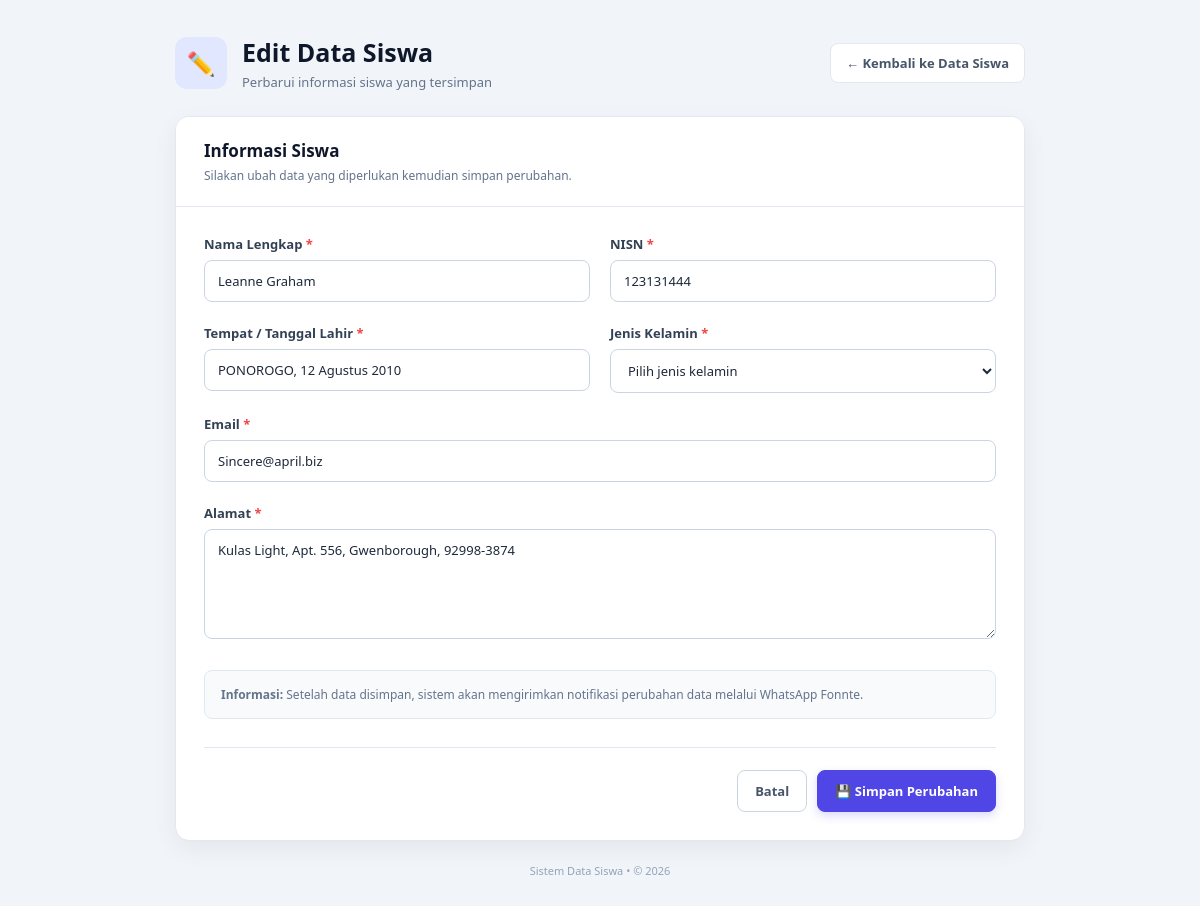
Page /edit.php?id=1 (signed in) on the committed database.
### tables this page shows
CREATE TABLE `users` (
  `id` int(11) NOT NULL,
  `name` varchar(100) NOT NULL,
  `nisn` varchar(20) NOT NULL,
  `ttl` varchar(100) NOT NULL,
  `gender` varchar(20) NOT NULL,
  `email` varchar(100) NOT NULL,
  `no_wa` varchar(20) DEFAULT NULL,
  `address` text NOT NULL
);

### edit.php (the view, shortened to what this page needs)
<?php
require_once __DIR__ . "/koneksi.php";
$id = isset($_GET['id'])
    ? (int) $_GET['id']
    : 0;
$stmt = $koneksi->prepare(
    "SELECT * FROM users WHERE id = ?"
);
$stmt->bind_param("i", $id);
$stmt->execute();
$result = $stmt->get_result();
$data = $result->fetch_assoc();
?>
<!DOCTYPE html>
<html lang="id">
<head>
</head>
<body>
<div class="container">
    <div class="page-header">
        <div class="header-left">
            <div class="header-icon">
                ✏️
            </div>
            <div>
                <h1>
                    Edit Data Siswa
                </h1>
                <p>
                    Perbarui informasi siswa yang tersimpan
                </p>
            </div>
        </div>
        <a
            href="index.php"
            class="back-top"
        >
            ← Kembali ke Data Siswa
        </a>
    </div>
    <div class="card">
        <div class="card-header">
            <h2>
                Informasi Siswa
            </h2>
            <p>
                Silakan ubah data yang diperlukan kemudian simpan perubahan.
            </p>
        </div>
        <div class="card-body">
            <form
                method="POST"
                autocomplete="off"
            >
                <div class="form-grid">
                    <div class="form-group">
                        <label>
                            Nama Lengkap
                            <span class="required">*</span>
                        </label>
                        <input
                            type="text"
                            name="name"
                            value="<?= htmlspecialchars($data['name'] ?? '') ?>"
                            placeholder="Masukkan nama lengkap"
                            required
                        >
                    </div>
                    <div class="form-group">
                        <label>
                            NISN
                            <span class="required">*</span>
                        </label>
                        <input
                            type="text"
                            name="nisn"
                            value="<?= htmlspecialchars($data['nisn'] ?? '') ?>"
                            placeholder="Masukkan NISN"
                            maxlength="10"
                            required
                        >
                    </div>
                    <div class="form-group">
                        <label>
                            Tempat / Tanggal Lahir
                            <span class="required">*</span>
                        </label>
                        <input
                            type="text"
                            name="ttl"
                            value="<?= htmlspecialchars($data['ttl'] ?? '') ?>"
                            placeholder="Contoh: Sumenep, 12 Januari 2008"
                            required
                        >
                    </div>
                    <div class="form-group">
                        <label>
                            Jenis Kelamin
                            <span class="required">*</span>
                        </label>
                        <select
                            name="gender"
                            required
                        >
                            <option value="">
                                Pilih jenis kelamin
                            </option>
                        </select>
                    </div>
                    <div class="form-group full">
                        <label>
                            Email
                            <span class="required">*</span>
                        </label>
                        <input
                            type="email"
                            name="email"
                            value="<?= htmlspecialchars($data['email'] ?? '') ?>"
                            placeholder="contoh@email.com"
                            required
                        >
                    </div>
                    <div class="form-group full">
                        <label>
                            Alamat
                            <span class="required">*</span>
                        </label>
                        <textarea
                            name="address"
                            placeholder="Masukkan alamat lengkap"
                            required
                        ><?= htmlspecialchars($data['address'] ?? '') ?></textarea>
                    </div>
                </div>
                <div class="info-box">
                    <strong>Informasi:</strong>
                    Setelah data disimpan, sistem akan mengirimkan
                    notifikasi perubahan data melalui WhatsApp Fonnte.
                </div>
                <div class="buttons">
                    <a
                        href="index.php"
                        class="btn btn-cancel"
                    >
                        Batal
                    </a>
                    <button
                        type="submit"
                        class="btn btn-save"
                    >
                        💾 Simpan Perubahan
                    </button>
                </div>
            </form>
        </div>
    </div>
    <div class="footer">
        Sistem Data Siswa • © 2026
    </div>
</div>
</body>
</html>

### edit.php (style rules this page uses)
* { box-sizing: border-box; margin: 0; padding: 0; }
body { font-family: 'Segoe UI', Arial, sans-serif; min-height: 100vh; background: #f1f5f9; color: #1e293b; padding: 35px 20px; }
.container { width: 100%; max-width: 850px; margin: auto; }
.page-header { display: flex; align-items: center; justify-content: space-between; gap: 20px; margin-bottom: 25px; }
.header-left { display: flex; align-items: center; gap: 15px; }
.header-icon { width: 52px; height: 52px; display: flex; align-items: center; justify-content: center; border-radius: 12px; background: #e0e7ff; color: #4f46e5; font-size: 23px; }
.page-header h1 { font-size: 25px; color: #0f172a; margin-bottom: 4px; }
.page-header p { color: #64748b; font-size: 13px; }
.back-top { text-decoration: none; background: white; border: 1px solid #e2e8f0; color: #475569; padding: 10px 15px; border-radius: 8px; font-size: 13px; font-weight: 600; transition: .2s; }
.card { background: white; border: 1px solid #e2e8f0; border-radius: 14px; box-shadow: 0 8px 25px rgba(15, 23, 42, .06); overflow: hidden; }
.card-header { padding: 22px 28px; border-bottom: 1px solid #e2e8f0; background: #ffffff; }
.card-header h2 { font-size: 17px; color: #0f172a; margin-bottom: 5px; }
.card-header p { font-size: 12px; color: #64748b; }
.card-body { padding: 28px; }
.form-grid { display: grid; grid-template-columns: repeat(2, 1fr); gap: 20px; }
.form-group { margin-bottom: 2px; }
.form-group.full { grid-column: 1 / -1; }
label { display: block; color: #334155; font-size: 13px; font-weight: 700; margin-bottom: 7px; }
.required { color: #ef4444; }
input, select, textarea { width: 100%; padding: 11px 13px; border: 1px solid #cbd5e1; border-radius: 8px; background: #ffffff; color: #1e293b; font-family: inherit; font-size: 13px; outline: none; transition: .2s; }
input::placeholder, textarea::placeholder { color: #94a3b8; }
textarea { min-height: 110px; resize: vertical; }
.info-box { margin-top: 24px; padding: 14px 16px; background: #f8fafc; border: 1px solid #e2e8f0; border-radius: 8px; color: #64748b; font-size: 12px; line-height: 1.6; }
.buttons { display: flex; justify-content: flex-end; gap: 10px; margin-top: 28px; padding-top: 22px; border-top: 1px solid #e2e8f0; }
.btn { display: inline-flex; align-items: center; justify-content: center; gap: 7px; padding: 11px 17px; border-radius: 8px; font-family: inherit; font-size: 13px; font-weight: 700; text-decoration: none; cursor: pointer; transition: .2s; }
.btn-cancel { background: white; color: #475569; border: 1px solid #cbd5e1; }
.btn-save { border: 1px solid #4f46e5; background: #4f46e5; color: white; box-shadow: 0 4px 10px rgba(79,70,229,.2); }
.footer { text-align: center; margin-top: 22px; color: #94a3b8; font-size: 11px; }

### rows in the picture
users: name "Leanne Graham", nisn "123131444", ttl "PONOROGO, 12 Agustus 2010", email "Sincere@april.biz", address "Kulas Light, Apt. 556, Gwenborough, 92998-3874"
